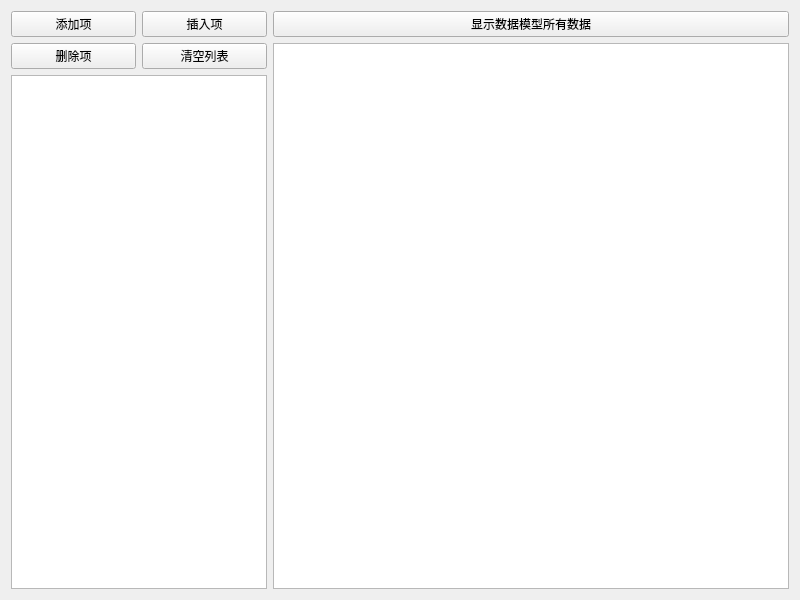
<?xml version="1.0" encoding="UTF-8"?>
<ui version="4.0">
 <class>Widget</class>
 <widget class="QWidget" name="Widget">
  <property name="geometry">
   <rect>
    <x>0</x>
    <y>0</y>
    <width>800</width>
    <height>600</height>
   </rect>
  </property>
  <property name="windowTitle">
   <string>Widget</string>
  </property>
  <layout class="QGridLayout" name="gridLayout_2">
   <item row="0" column="0">
    <layout class="QGridLayout" name="gridLayout">
     <item row="0" column="0">
      <widget class="QPushButton" name="pushButton">
       <property name="text">
        <string>添加项</string>
       </property>
      </widget>
     </item>
     <item row="1" column="0">
      <widget class="QPushButton" name="pushButton_3">
       <property name="text">
        <string>删除项</string>
       </property>
      </widget>
     </item>
     <item row="2" column="0" colspan="2">
      <widget class="QListView" name="listView"/>
     </item>
     <item row="1" column="1">
      <widget class="QPushButton" name="pushButton_4">
       <property name="text">
        <string>清空列表</string>
       </property>
      </widget>
     </item>
     <item row="0" column="1">
      <widget class="QPushButton" name="pushButton_2">
       <property name="text">
        <string>插入项</string>
       </property>
      </widget>
     </item>
    </layout>
   </item>
   <item row="0" column="1">
    <layout class="QVBoxLayout" name="verticalLayout">
     <item>
      <widget class="QPushButton" name="pushButton_5">
       <property name="text">
        <string>显示数据模型所有数据</string>
       </property>
      </widget>
     </item>
     <item>
      <widget class="QPlainTextEdit" name="plainTextEdit"/>
     </item>
    </layout>
   </item>
  </layout>
 </widget>
 <resources/>
 <connections/>
</ui>
